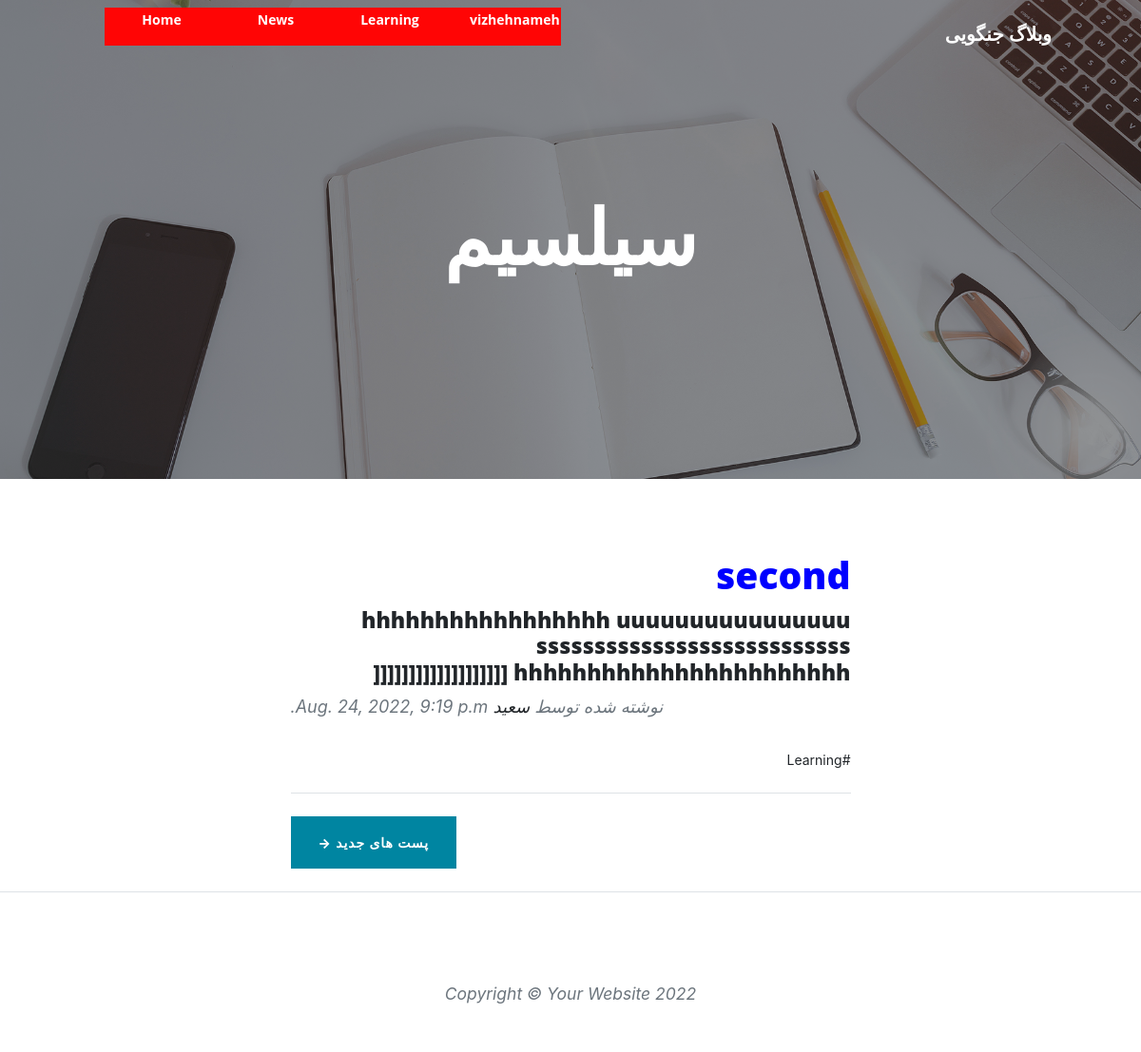
Page /page/3 on the committed database.
### blog/models.py (models this page shows, shortened)
class Category(models.Model):
    parent = models.ForeignKey('self',default=None,null=True,blank=True,on_delete=models.SET_NULL,related_name="children",verbose_name="subordinate")
    title=models.CharField(max_length=200,)
    slug=models.SlugField(max_length=100,unique=True)
    status=models.BooleanField(default=True,verbose_name="Will it be displayed for you ?")
    position=models.IntegerField()
    class Meta :
        verbose_name="category"
        verbose_name_plural="categorys"
        ordering=['parent__id','position']
    objects = CategoryManager()

class Article(models.Model):
    STATUS_CHOICES=(
        ('d','Draft'),
        ('p',"Publish"),
    )
    title=models.CharField(max_length=200)
    slug=models.SlugField(max_length=100,unique=True)
    category=models.ManyToManyField(Category,verbose_name="category",related_name="articles")
    description=models.TextField()
    thumbnail=models.ImageField(upload_to="images")
    publish=models.DateTimeField(default=timezone.now)
    created=models.DateTimeField(auto_now_add=True)
    updated=models.DateTimeField(auto_now=True)
    status=models.CharField(max_length=1,choices=STATUS_CHOICES)
    def category_published(self):
        return self.category.filter(status=True)
    class Meta :
        verbose_name="article"
        verbose_name_plural="articles"
        ordering=['-publish']
    objects= ArticleManager()

### blog/views.py (the view)
# urls.py: path('',home,name="home"),
def home(request,page=1):
    article_list=Article.objects.published()
    paginator=Paginator(article_list,6)
    articles= paginator.get_page(page)
    context={
        "articles":articles,
    }
    return render(request,"blog/home.html",context)

### blog/models.py (called while the page is built)
    def published(self):
        return self.filter(status='p')

    def active(self):
        return self.filter(status=True)

### blog/templatetags/base_tags.py (called while the page is built)
@register.simple_tag
def title():
    return"وبلاگ جنگویی "

@register.inclusion_tag("blog/partials/category_navbar.html")
def category_navbar():
    return {
        "category":Category.objects.filter(status=True)
    }

### blog/templates/blog/home.html (shortened to what this page needs)
{% extends 'blog/base.html' %}
{% load static %}
{% block main %}
  <header class="masthead" style="background-image:url('{% static "blog/assets/img/home-bg.jpg" %}')">
    <div class="container position-relative px-4 px-lg-5">
        <div class="row gx-4 gx-lg-5 justify-content-center">
            <div class="col-md-10 col-lg-8 col-xl-7">
                <div class="site-heading">
                    <h1>سیلسیم</h1>
                </div>
            </div>
        </div>
    </div>
  </header>
<div class="container px-4 px-lg-5">
    <div class="row gx-4 gx-lg-5 justify-content-center">
        <div class="col-md-10 col-lg-8 col-xl-7">
            {% for article in articles%}
            <div class="post-preview">
                <a href="{% url 'blog:detail' article.slug %}">
                    <h2 class="post-title">{{article.title}}</h2></a>
                    <h5>{{ article.description | truncatewords:30 }}</h5>
                <p class="post-meta">
                    نوشته شده توسط
                    <a href="#!">سعید</a>
                        {{ article.publish }}
                </p>
                <div>
                    {% for cat in article.category_published.all %}
                        <a href="{%url 'blog:category' cat.slug %}" >#{{cat.title}}</a>
                    {% endfor %}
                </div>
            </div>
            <hr class="my-4" />
            {% endfor %}
            {% if articles.has_previous %}
            <div class="d-flex justify-content-end mb-4 pager-bottonn "><a class="btn btn-primary text-uppercase " href="{% url 'blog:home' articles.previous_page_number %}"> پست های جدید &rarr;</a></div>
            {% endif %}
        </div>
    </div>
</div>
{% endblock %}

### blog/templates/blog/partials/category_navbar.html (shortened to what this page needs)
<div class="collapse navbar-collapse nav " id="navbarResponsive">
    <ul >
        <li class="nav-item">
            <a class="nav-link " href="{% url 'blog:home'%}">Home</a>
        </li>
        {% for cat in category %}
            {% if cat.parent == None %}
                <li class="nav-item">
                    <a class="nav-link"  href="{% url 'blog:category' cat.slug %}"> {{cat.title}} </a>
                </li>
            {% endif %}
        {% endfor %}
    </ul>
</div>

### blog/static/blog/css/rtl.css (style rules this page uses)
body { font-family:"Sahel"; font-size:14px; direction:rtl; text-align:right; }
.nav-item { direction: ltr; float: left; }
.post-preview { text-align:right; font-size:14px; }
.post-meta { text-align:left; }
.post-title { font-size: 39px !important; }
.post-title { color:blue ; }
.post-preview h5 { font-size: 23px !important; }
.nav-link { color: white !important; }
.nav { direction:ltr; }
.nav li { width: 120px; height: 40px; font-size: 14px; line-height: 26px; list-style: none; text-align: center; background:#ff0505; }
.nav li a { color:#fff !important; font-weight: bold; }
.nav ul li a { text-decoratio:none; color:#000000; display:block; transition: .3s background-color; padding:0 24px; }
.nav a { border-bottom:none; }

### rows in the picture
Category: title "News"
Category: title "Learning"
Category: title "vizhehnameh"
Article: title "second", description "hhhhhhhhhhhhhhhhh uuuuuuuuuuuuuuuu sssssssssssssssssssssssssss hhhhhhhhhhhhhhhhhhhhhhh [[[[[[[[[[[[[[[[[[[", publish "Aug. 24, 2022, 9:19 p.m."
